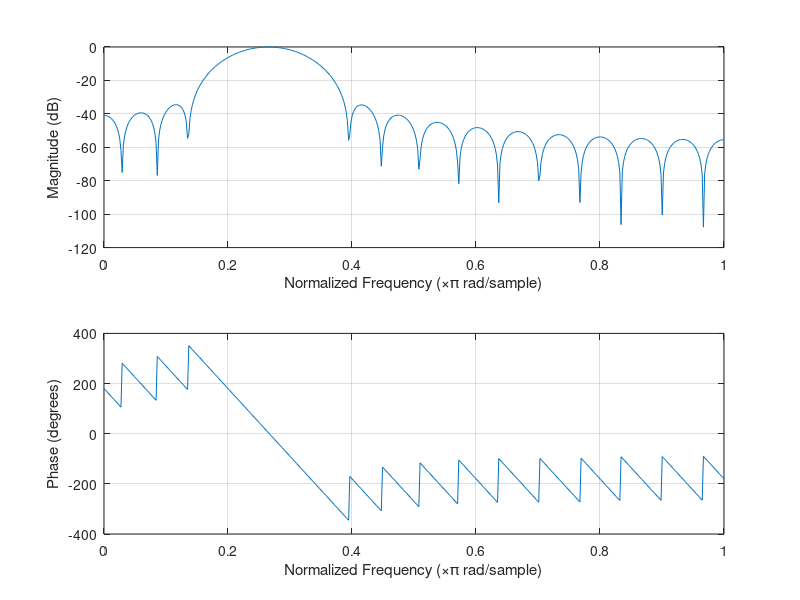
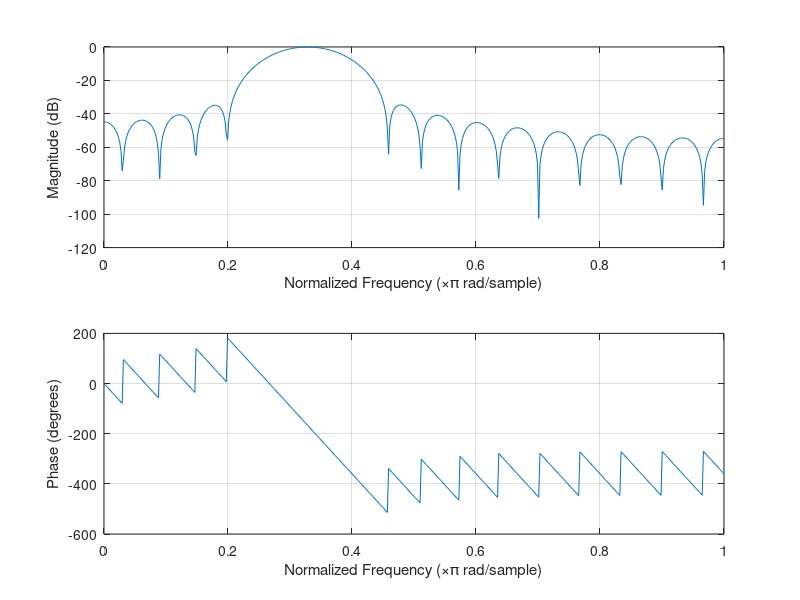
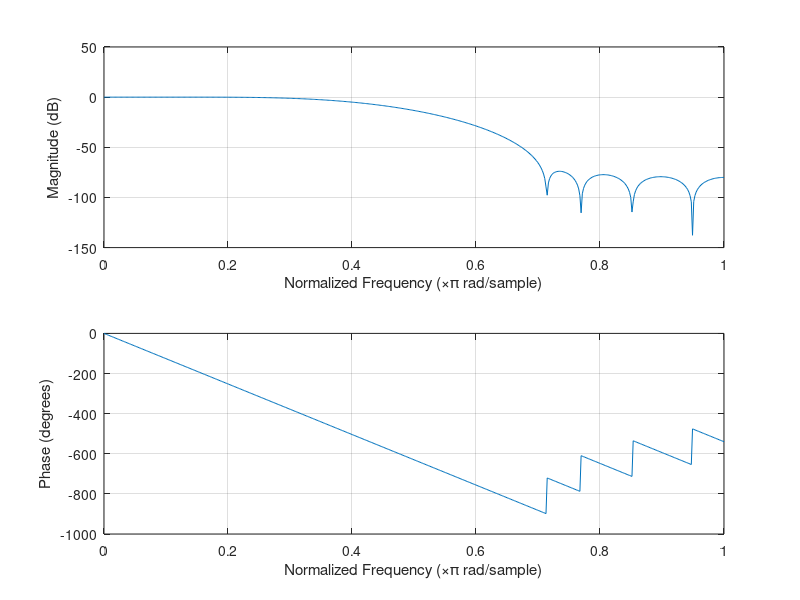
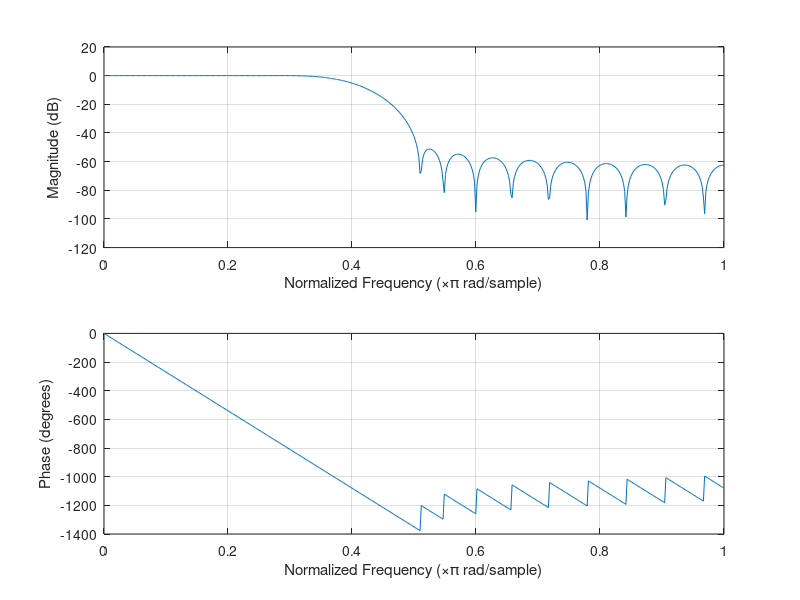

Write the MATLAB code that produced these figures, in order.
% Filter design for parallel-gs NTSC/PAL filtering.
pkg load signal;

% As defined by BT.601.
bt601_rate = 13.5e6;

% The subclock of PS2 seems to be 4x BT.601 rate.
subpixel_rate = 4 * bt601_rate;
subpixel_nyquist = subpixel_rate / 2;

ntsc_subcarrier = 315e6 / 88;
pal_subcarrier = 4.43361875e6;

% Grabbed some sensible values from a paper that discusses a physical NTSC/PAL impl in 1997,
% so it looks plausible that PS2 would ship something similar.
ntsc_luma_bw = 4.2e6;
ntsc_luma_stop = 6.75e6;
ntsc_chroma_bw = 0.8e6;
ntsc_chroma_stop = 1.5e6;

% PAL-B which was used in Norway.
pal_luma_bw = 5e6;
pal_luma_stop = 6.75e6;
pal_chroma_bw = 1.0e6;
pal_chroma_stop = 2.0e6;

% BT.1358 calls for 11.0 MHz until falloff start, but that's for progressive scan which scales everything up.
% These sampling rates assume interlaced video.
% For progressive scan which BT.1358 is defined for, the BT.601 rate of 13.5 MHz is doubled to 27 MHz.
% Chroma is half BW of luma as expected since sampling rate is 4:2:2 pattern.
ypbpr_luma_bw = 5.5e6;
ypbpr_luma_stop = 8e6;
ypbpr_chroma_bw = 2.8e6;
ypbpr_chroma_stop = 4e6;

% First stage of downsampling from 54 MHz to 27 MHz.
% Assume some zero-order hold behavior coming out of the CRTC due to its subclock behavior.
% Most likely it's just holding pixels until the horizontal divider clocks enough times.
% 640 * 4 = 2560
% 512 * 5 = 2560
% 256 * 10 = 2560
% etc ...
% Allow some aliasing to go through to keep filter length reasonable.
% We'll filter that away in the next pass.
ntsc_downsampling_filter = firls(14, [0, ntsc_luma_bw * 1.1, subpixel_nyquist * 0.7, subpixel_nyquist] / subpixel_nyquist, [1 1 0 0]);
pal_downsampling_filter = firls(14, [0, pal_luma_bw * 1.1, subpixel_nyquist * 0.7, subpixel_nyquist] / subpixel_nyquist, [1 1 0 0]);

% Encode filters at 27 MHz. Pure low-pass.
%luma_lp_encode = fir1(30, 0.3689, 'low', kaiser(31, 8.0))'
ntsc_luma_lp_encode = firls(30, [0, ntsc_luma_bw, ntsc_luma_stop, bt601_rate] / bt601_rate, [1 1 0 0]);
ntsc_chroma_lp_encode = firls(30, [0, ntsc_chroma_bw, ntsc_chroma_stop, bt601_rate] / bt601_rate, [1 1 0 0]);
pal_luma_lp_encode = firls(30, [0, pal_luma_bw, ntsc_luma_stop, bt601_rate] / bt601_rate, [1 1 0 0]);
pal_chroma_lp_encode = firls(30, [0, pal_chroma_bw, ntsc_chroma_stop, bt601_rate] / bt601_rate, [1 1 0 0]);

% Decoding composite is much harder.

% NTSC decode
% Suppress the luma DC which ends up at subcarrier freq after demodulating.
ntsc_chroma_lp_decode = firls(64 - 6, [0, ntsc_chroma_bw * 0.75, ntsc_chroma_stop * 0.75, bt601_rate] / bt601_rate, [1 1 0 0])';

ntsc_subcarrier_w = ntsc_subcarrier / (2 * bt601_rate);
subcarrier_zero = exp(2 * pi * j * ntsc_subcarrier_w);
subcarrier_notch = real(conv([1, -subcarrier_zero], [1, -conj(subcarrier_zero)]));
subcarrier_notch = subcarrier_notch' / sum(subcarrier_notch);
ntsc_chroma_lp_decode = conv(ntsc_chroma_lp_decode, subcarrier_notch);

% Suppress the carrier when decoding luma. This leads to less detail in luma.
% Main alternatives are multi-line comb filters, etc.
ntsc_luma_lp_decode = firls(64 - 4, [0, ntsc_luma_bw, ntsc_luma_stop, bt601_rate] / bt601_rate, [1 1 0 0]);
subcarrier_notch = real(conv([1, -subcarrier_zero], [1, -conj(subcarrier_zero)]));
subcarrier_notch = subcarrier_notch' / sum(subcarrier_notch);
ntsc_luma_lp_decode = conv(ntsc_luma_lp_decode, subcarrier_notch)';

% Suppress harmonics of subcarrier which arise when demodulating.
ntsc_subcarrier_w = 2.0 * ntsc_subcarrier / (2 * bt601_rate);
subcarrier_zero = exp(2 * pi * j * ntsc_subcarrier_w);
subcarrier_notch = real(conv([1, -subcarrier_zero], [1, -conj(subcarrier_zero)]));
subcarrier_notch = subcarrier_notch' / sum(subcarrier_notch);
ntsc_chroma_lp_decode = conv(ntsc_chroma_lp_decode, subcarrier_notch)';

% PAL decode
% Just use different carrier freqs.
pal_chroma_lp_decode = firls(64 - 6, [0, pal_chroma_bw * 0.75, pal_chroma_stop * 0.75, bt601_rate] / bt601_rate, [1 1 0 0])';

pal_subcarrier_w = pal_subcarrier / (2 * bt601_rate);
subcarrier_zero = exp(2 * pi * j * pal_subcarrier_w);
subcarrier_notch = real(conv([1, -subcarrier_zero], [1, -conj(subcarrier_zero)]));
subcarrier_notch = subcarrier_notch' / sum(subcarrier_notch);
pal_chroma_lp_decode = conv(pal_chroma_lp_decode, subcarrier_notch);

pal_luma_lp_decode = firls(64 - 4, [0, pal_luma_bw, pal_luma_stop, bt601_rate] / bt601_rate, [1 1 0 0]);
subcarrier_notch = real(conv([1, -subcarrier_zero], [1, -conj(subcarrier_zero)]));
subcarrier_notch = subcarrier_notch' / sum(subcarrier_notch);
pal_luma_lp_decode = conv(pal_luma_lp_decode, subcarrier_notch)';

% Suppress harmonics of subcarrier which arise when demodulating.
pal_subcarrier_w = 2.0 * pal_subcarrier / (2 * bt601_rate);
subcarrier_zero = exp(2 * pi * j * pal_subcarrier_w);
subcarrier_notch = real(conv([1, -subcarrier_zero], [1, -conj(subcarrier_zero)]));
subcarrier_notch = subcarrier_notch' / sum(subcarrier_notch);
pal_chroma_lp_decode = conv(pal_chroma_lp_decode, subcarrier_notch)';

ntsc_luma_lp_decode = ntsc_luma_lp_decode / sum(ntsc_luma_lp_decode);
pal_luma_lp_decode = pal_luma_lp_decode / sum(pal_luma_lp_decode);
ntsc_chroma_lp_decode = ntsc_chroma_lp_decode / sum(ntsc_chroma_lp_decode);
pal_chroma_lp_decode = pal_chroma_lp_decode / sum(pal_chroma_lp_decode);

% Normalize the filters so that DC gain is exactly 0.0 dB.
ntsc_downsampling_filter = ntsc_downsampling_filter / sum(ntsc_downsampling_filter);
ntsc_luma_lp_encode = ntsc_luma_lp_encode / sum(ntsc_luma_lp_encode);
ntsc_chroma_lp_encode = ntsc_chroma_lp_encode / sum(ntsc_chroma_lp_encode);
ntsc_luma_lp_decode = ntsc_luma_lp_decode / sum(ntsc_luma_lp_decode);
ntsc_chroma_lp_decode = ntsc_chroma_lp_decode / sum(ntsc_chroma_lp_decode);

% Bandpass filters for Y / C separation.
chroma_bandpass = firls(30, [0, pal_chroma_bw * 0.5, pal_chroma_stop * 0.75, bt601_rate] / bt601_rate, [1 1 0 0])';
chroma_bandpass = chroma_bandpass / sum(chroma_bandpass);
ntsc_chroma_bandpass = 2.0 * chroma_bandpass .* cos((2 * pi * ntsc_subcarrier / (bt601_rate * 2)) * (-15 : 15));
pal_chroma_bandpass = 2.0 * chroma_bandpass .* cos((2 * pi * pal_subcarrier / (bt601_rate * 2)) * (-15 : 15));

h = figure();
set(h, 'Name', 'NTSC chroma bandpass filter');
freqz(ntsc_chroma_bandpass);

h = figure();
set(h, 'Name', 'PAL chroma bandpass filter');
freqz(pal_chroma_bandpass);


pal_downsampling_filter = pal_downsampling_filter / sum(pal_downsampling_filter);
pal_luma_lp_encode = pal_luma_lp_encode / sum(pal_luma_lp_encode);
pal_chroma_lp_encode = pal_chroma_lp_encode / sum(pal_chroma_lp_encode);
pal_luma_lp_decode = pal_luma_lp_decode / sum(pal_luma_lp_decode);
pal_chroma_lp_decode = pal_chroma_lp_decode / sum(pal_chroma_lp_decode);

h = figure();
set(h, 'Name', 'NTSC downsample filter');
freqz(ntsc_downsampling_filter);

h = figure();
set(h, 'Name', 'NTSC Y encode filter @ 27 MHz');
freqz(ntsc_luma_lp_encode);

h = figure();
set(h, 'Name', 'NTSC UV encode filter @ 27 MHz');
freqz(ntsc_chroma_lp_encode);

h = figure();
set(h, 'Name', 'NTSC Y decode filter @ 27 MHz');
freqz(ntsc_luma_lp_decode);

h = figure();
set(h, 'Name', 'NTSC UV decode filter @ 27 MHz');
freqz(ntsc_chroma_lp_decode);

h = figure();
set(h, 'Name', 'PAL downsample filter @ 27 MHz');
freqz(pal_downsampling_filter);

h = figure();
set(h, 'Name', 'PAL Y encode filter @ 27 MHz');
freqz(pal_luma_lp_encode);

h = figure();
set(h, 'Name', 'PAL UV encode filter @ 27 MHz');
freqz(pal_chroma_lp_encode);

h = figure();
set(h, 'Name', 'PAL Y decode filter @ 27 MHz');
freqz(pal_luma_lp_decode);

h = figure();
set(h, 'Name', 'PAL UV decode filter @ 27 MHz');
freqz(pal_chroma_lp_decode);

ypbpr_downsampling_filter = firls(14, [0, ypbpr_luma_bw, subpixel_nyquist * 0.6, subpixel_nyquist] / subpixel_nyquist, [1 1 0 0]);
ypbpr_luma_filter = firls(30, [0, ypbpr_luma_bw, ypbpr_luma_stop, bt601_rate] / bt601_rate, [1 1 0 0]);
ypbpr_chroma_filter = firls(30, [0, ypbpr_chroma_bw, ypbpr_chroma_stop, bt601_rate] / bt601_rate, [1 1 0 0]);

h = figure();
set(h, 'Name', 'YPbPr downsample filter');
freqz(ypbpr_downsampling_filter);

h = figure();
set(h, 'Name', 'YPbPr luma filter @ 27 MHz');
freqz(ypbpr_luma_filter);

h = figure();
set(h, 'Name', 'YPbPr chroma filter @ 27 MHz');
freqz(ypbpr_chroma_filter);


assert(length(ntsc_downsampling_filter) == 15, "Length must be 15");
assert(length(ntsc_luma_lp_encode) == 31, "Length must be 31");
assert(length(ntsc_chroma_lp_encode) == 31, "Length must be 31");
assert(length(ntsc_luma_lp_decode) == 63, "Length must be 63");
assert(length(ntsc_chroma_lp_decode) == 63, "Length must be 63");
assert(length(ntsc_chroma_bandpass) == 31, "Length must be 31");

assert(length(pal_downsampling_filter) == 15, "Length must be 15");
assert(length(pal_luma_lp_encode) == 31, "Length must be 31");
assert(length(pal_chroma_lp_encode) == 31, "Length must be 31");
assert(length(pal_luma_lp_decode) == 63, "Length must be 63");
assert(length(pal_chroma_lp_decode) == 63, "Length must be 63");
assert(length(pal_chroma_bandpass) == 31, "Length must be 31");

assert(length(ypbpr_downsampling_filter) == 15, "Length must be 15");
assert(length(ypbpr_luma_filter) == 31, "Length must be 31");
assert(length(ypbpr_chroma_filter) == 31, "Length must be 31");

printf("// Autogenerated by generate_analog_filters.m\n");
printf("const float DownsamplingKernelNTSC[16] = float[](\n");
printf("    0.0,\n");
printf("    %.10f,\n", ntsc_downsampling_filter(1:14));
printf("    %.10f);\n", ntsc_downsampling_filter(15));
printf("\n");
printf("const float LumaEncodeNTSC[31] = float[](\n");
printf("    %.10f,\n", ntsc_luma_lp_encode(1:30));
printf("    %.10f);\n", ntsc_luma_lp_encode(31));
printf("\n");
printf("const float ChromaEncodeNTSC[31] = float[](\n");
printf("    %.10f,\n", ntsc_chroma_lp_encode(1:30));
printf("    %.10f);\n", ntsc_chroma_lp_encode(31));
printf("\n");
printf("const float LumaDecodeNTSC[63] = float[](\n");
printf("    %.10f,\n", ntsc_luma_lp_decode(1:62));
printf("    %.10f);\n", ntsc_luma_lp_decode(63));
printf("\n");
printf("const float ChromaDecodeNTSC[63] = float[](\n");
printf("    %.10f,\n", ntsc_chroma_lp_decode(1:62));
printf("    %.10f);\n", ntsc_chroma_lp_decode(63));
printf("\n");
printf("const float DownsamplingKernelPAL[16] = float[](\n");
printf("    0.0,\n");
printf("    %.10f,\n", pal_downsampling_filter(1:14));
printf("    %.10f);\n", pal_downsampling_filter(15));
printf("\n");
printf("const float LumaEncodePAL[31] = float[](\n");
printf("    %.10f,\n", pal_luma_lp_encode(1:30));
printf("    %.10f);\n", pal_luma_lp_encode(31));
printf("\n");
printf("const float ChromaEncodePAL[31] = float[](\n");
printf("    %.10f,\n", pal_chroma_lp_encode(1:30));
printf("    %.10f);\n", pal_chroma_lp_encode(31));
printf("\n");
printf("const float LumaDecodePAL[63] = float[](\n");
printf("    %.8f,\n", pal_luma_lp_decode(1:62));
printf("    %.8f);\n", pal_luma_lp_decode(63));
printf("\n");
printf("const float ChromaDecodePAL[63] = float[](\n");
printf("    %.8f,\n", pal_chroma_lp_decode(1:62));
printf("    %.8f);\n", pal_chroma_lp_decode(63));
printf("\n");
printf("const float ChromaBandpassNTSC[31] = float[](\n");
printf("    %.10f,\n", ntsc_chroma_bandpass(1:30));
printf("    %.10f);\n", ntsc_chroma_bandpass(31));
printf("\n");
printf("const float ChromaBandpassPAL[31] = float[](\n");
printf("    %.10f,\n", pal_chroma_bandpass(1:30));
printf("    %.10f);\n", pal_chroma_bandpass(31));
printf("const float DownsamplingKernelYPbPr[16] = float[](\n");
printf("    0.0,\n");
printf("    %.10f,\n", ypbpr_downsampling_filter(1:14));
printf("    %.10f);\n", ypbpr_downsampling_filter(15));
printf("\n");
printf("const float LumaEncodeYPbPr[31] = float[](\n");
printf("    %.10f,\n", ypbpr_luma_filter(1:30));
printf("    %.10f);\n", ypbpr_luma_filter(31));
printf("\n");
printf("const float ChromaEncodeYPbPr[31] = float[](\n");
printf("    %.10f,\n", ypbpr_chroma_filter(1:30));
printf("    %.10f);\n", ypbpr_chroma_filter(31));
printf("\n");

printf("\n");

printf("\n");

printf("////////\n");

% Test some signals.

F = 0.5e6;
y = 0.5 + 0.5 * sin((2 * pi * F / subpixel_rate) * [1 : 8 * 1024]);
u = 0.2 + 0.3 * sin((2 * pi * F / subpixel_rate) * [1 : 8 * 1024]);
v = 0.3 + 0.4 * sin((2 * pi * F / subpixel_rate) * [1 : 8 * 1024]);

% Filter and decimate.
y = conv(y, ntsc_downsampling_filter)(:, 1:2:end);
u = conv(u, ntsc_downsampling_filter)(:, 1:2:end);
v = conv(v, ntsc_downsampling_filter)(:, 1:2:end);

% Low pass filter into target bandwidth.
y = conv(y, ntsc_luma_lp_encode);
u = conv(u, ntsc_chroma_lp_encode);
v = conv(v, ntsc_chroma_lp_encode);

u = u .* cos((2 * pi * ntsc_subcarrier / (2 * bt601_rate)) * [0 : length(u) - 1]);
v = v .* sin((2 * pi * ntsc_subcarrier / (2 * bt601_rate)) * [0 : length(v) - 1]);
c = u + v;

composite_signal = y + c;

% Reconstruct YUV

y = conv(ntsc_luma_lp_decode, composite_signal);
u = 2 * conv(ntsc_chroma_lp_decode, composite_signal .* cos((2 * pi * ntsc_subcarrier / (2 * bt601_rate)) * [0 : length(composite_signal) - 1]));
v = 2 * conv(ntsc_chroma_lp_decode, composite_signal .* sin((2 * pi * ntsc_subcarrier / (2 * bt601_rate)) * [0 : length(composite_signal) - 1]));

h = figure();
set(h, 'Name', 'Composite signal')
plot(composite_signal);

h = figure();
set(h, 'Name', 'Reconstructed Y')
plot(y);

h = figure();
set(h, 'Name', 'Reconstructed U')
plot(u);

h = figure();
set(h, 'Name', 'Reconstructed V')
plot(v);

w = 2 * pi * pal_subcarrier / (bt601_rate * 2.0);

u_signal = exp(-0.01 * ([-30 : 30] .* [-30 : 30]));
v_signal = 0.2 * exp(-0.01 * ([-30 : 30] .* [-30 : 30]));

line0_u_modulator = cos([0 : 60] * w);
line0_v_modulator = sin([0 : 60] * w);
line1_u_modulator = cos([0 : 60] * w + 2 * pi * (0.75 + 1.0 / 625.0));
line1_v_modulator = -sin([0 : 60] * w + 2 * pi * (0.75 + 1.0 / 625.0));

line0 = u_signal .* line0_u_modulator + v_signal .* line0_v_modulator;
line1 = u_signal .* line1_u_modulator + v_signal .* line1_v_modulator;

h = figure();
plot(line0);

h = figure();
plot(line1);

add = line1(:, 3 : 50) + (0.501 * line0(:, 1 : 48) + 0.499 * line0(:, 2 : 49));
sub = line1(:, 3 : 50) - (0.501 * line0(:, 1 : 48) + 0.499 * line0(:, 2 : 49));
add = 0.5 * add;
sub = 0.5 * sub;

%add = line1(:, 3 : 500);
%sub = line1(:, 3 : 500);

add = 2.0 * add .* line1_u_modulator(:, 3 : 50);
sub = 2.0 * sub .* line1_v_modulator(:, 3 : 50);

add = conv(add, pal_chroma_lp_decode);
sub = conv(sub, pal_chroma_lp_decode);

h = figure();
plot(add);

h = figure();
plot(sub);
